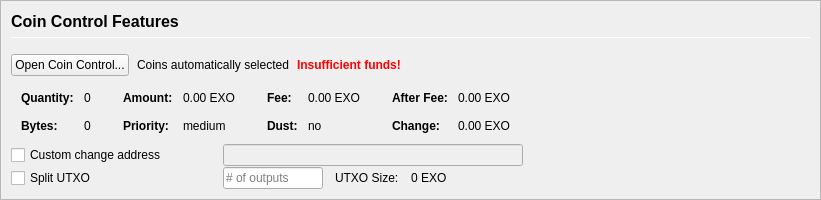
         <widget class="QFrame" name="frameCoinControl">
          <property name="sizePolicy">
           <sizepolicy hsizetype="Expanding" vsizetype="Expanding">
            <horstretch>0</horstretch>
            <verstretch>0</verstretch>
           </sizepolicy>
          </property>
          <property name="maximumSize">
           <size>
            <width>16777215</width>
            <height>16777215</height>
           </size>
          </property>
          <property name="frameShape">
           <enum>QFrame::StyledPanel</enum>
          </property>
          <property name="frameShadow">
           <enum>QFrame::Sunken</enum>
          </property>
          <layout class="QVBoxLayout" name="verticalLayoutCoinControl2">
           <property name="spacing">
            <number>0</number>
           </property>
           <property name="leftMargin">
            <number>0</number>
           </property>
           <property name="topMargin">
            <number>0</number>
           </property>
           <property name="rightMargin">
            <number>0</number>
           </property>
           <property name="bottomMargin">
            <number>0</number>
           </property>
           <item>
            <widget class="QFrame" name="frameCoinControl_BG">
             <layout class="QVBoxLayout" name="verticalLayoutCoinControl" stretch="0,0,0,0,0,0">
              <property name="spacing">
               <number>1</number>
              </property>
              <property name="leftMargin">
               <number>10</number>
              </property>
              <property name="topMargin">
               <number>10</number>
              </property>
              <item>
               <layout class="QHBoxLayout" name="horizontalLayoutCoinControl1">
                <property name="bottomMargin">
                 <number>15</number>
                </property>
                <item>
                 <layout class="QVBoxLayout" name="verticalLayout_3">
                  <property name="spacing">
                   <number>6</number>
                  </property>
                  <item>
                   <widget class="QLabel" name="labelCoinControlFeatures">
                    <property name="sizePolicy">
                     <sizepolicy hsizetype="Preferred" vsizetype="Maximum">
                      <horstretch>0</horstretch>
                      <verstretch>0</verstretch>
                     </sizepolicy>
                    </property>
                    <property name="minimumSize">
                     <size>
                      <width>0</width>
                      <height>20</height>
                     </size>
                    </property>
                    <property name="font">
                     <font>
                      <pointsize>12</pointsize>
                      <weight>75</weight>
                      <bold>true</bold>
                     </font>
                    </property>
                    <property name="styleSheet">
                     <string notr="true">font-weight:bold;</string>
                    </property>
                    <property name="text">
                     <string>Coin Control Features</string>
                    </property>
                   </widget>
                  </item>
                  <item>
                   <widget class="Line" name="line">
                    <property name="minimumSize">
                     <size>
                      <width>0</width>
                      <height>1</height>
                     </size>
                    </property>
                    <property name="maximumSize">
                     <size>
                      <width>16777215</width>
                      <height>1</height>
                     </size>
                    </property>
                    <property name="orientation">
                     <enum>Qt::Horizontal</enum>
                    </property>
                   </widget>
                  </item>
                 </layout>
                </item>
               </layout>
              </item>
              <item>
               <layout class="QHBoxLayout" name="horizontalLayoutCoinControl2" stretch="0,0,0,0">
                <property name="spacing">
                 <number>8</number>
                </property>
                <property name="bottomMargin">
                 <number>10</number>
                </property>
                <item>
                 <widget class="QPushButton" name="pushButtonCoinControl">
                  <property name="styleSheet">
                   <string notr="true"/>
                  </property>
                  <property name="text">
                   <string>Open Coin Control...</string>
                  </property>
                  <property name="autoDefault">
                   <bool>false</bool>
                  </property>
                 </widget>
                </item>
                <item>
                 <widget class="QLabel" name="labelCoinControlAutomaticallySelected">
                  <property name="text">
                   <string>Coins automatically selected</string>
                  </property>
                  <property name="margin">
                   <number>5</number>
                  </property>
                 </widget>
                </item>
                <item>
                 <widget class="QLabel" name="labelCoinControlInsuffFunds">
                  <property name="font">
                   <font>
                    <weight>75</weight>
                    <bold>true</bold>
                   </font>
                  </property>
                  <property name="styleSheet">
                   <string notr="true">color:red;font-weight:bold;</string>
                  </property>
                  <property name="text">
                   <string>Insufficient funds!</string>
                  </property>
                  <property name="margin">
                   <number>5</number>
                  </property>
                 </widget>
                </item>
                <item>
                 <spacer name="horizontalSpacerCoinControl">
                  <property name="orientation">
                   <enum>Qt::Horizontal</enum>
                  </property>
                  <property name="sizeHint" stdset="0">
                   <size>
                    <width>40</width>
                    <height>1</height>
                   </size>
                  </property>
                 </spacer>
                </item>
               </layout>
              </item>
              <item>
               <widget class="QWidget" name="widgetCoinControl" native="true">
                <property name="sizePolicy">
                 <sizepolicy hsizetype="Preferred" vsizetype="Preferred">
                  <horstretch>0</horstretch>
                  <verstretch>0</verstretch>
                 </sizepolicy>
                </property>
                <property name="minimumSize">
                 <size>
                  <width>0</width>
                  <height>0</height>
                 </size>
                </property>
                <property name="styleSheet">
                 <string notr="true"/>
                </property>
                <layout class="QHBoxLayout" name="horizontalLayoutCoinControl5">
                 <property name="leftMargin">
                  <number>0</number>
                 </property>
                 <property name="topMargin">
                  <number>0</number>
                 </property>
                 <property name="rightMargin">
                  <number>0</number>
                 </property>
                 <property name="bottomMargin">
                  <number>0</number>
                 </property>
                 <item>
                  <layout class="QHBoxLayout" name="horizontalLayoutCoinControl3" stretch="0,0,0,1">
                   <property name="spacing">
                    <number>20</number>
                   </property>
                   <property name="topMargin">
                    <number>0</number>
                   </property>
                   <property name="bottomMargin">
                    <number>10</number>
                   </property>
                   <item>
                    <layout class="QFormLayout" name="formLayoutCoinControl1">
                     <property name="horizontalSpacing">
                      <number>10</number>
                     </property>
                     <property name="verticalSpacing">
                      <number>14</number>
                     </property>
                     <property name="leftMargin">
                      <number>10</number>
                     </property>
                     <property name="topMargin">
                      <number>4</number>
                     </property>
                     <property name="rightMargin">
                      <number>6</number>
                     </property>
                     <item row="0" column="0">
                      <widget class="QLabel" name="labelCoinControlQuantityText">
                       <property name="font">
                        <font>
                         <weight>75</weight>
                         <bold>true</bold>
                        </font>
                       </property>
                       <property name="text">
                        <string>Quantity:</string>
                       </property>
                       <property name="margin">
                        <number>0</number>
                       </property>
                      </widget>
                     </item>
                     <item row="0" column="1">
                      <widget class="QLabel" name="labelCoinControlQuantity">
                       <property name="cursor">
                        <cursorShape>IBeamCursor</cursorShape>
                       </property>
                       <property name="contextMenuPolicy">
                        <enum>Qt::ActionsContextMenu</enum>
                       </property>
                       <property name="text">
                        <string notr="true">0</string>
                       </property>
                       <property name="margin">
                        <number>0</number>
                       </property>
                       <property name="textInteractionFlags">
                        <set>Qt::LinksAccessibleByMouse|Qt::TextSelectableByKeyboard|Qt::TextSelectableByMouse</set>
                       </property>
                      </widget>
                     </item>
                     <item row="1" column="0">
                      <widget class="QLabel" name="labelCoinControlBytesText">
                       <property name="font">
                        <font>
                         <weight>75</weight>
                         <bold>true</bold>
                        </font>
                       </property>
                       <property name="text">
                        <string>Bytes:</string>
                       </property>
                      </widget>
                     </item>
                     <item row="1" column="1">
                      <widget class="QLabel" name="labelCoinControlBytes">
                       <property name="cursor">
                        <cursorShape>IBeamCursor</cursorShape>
                       </property>
                       <property name="contextMenuPolicy">
                        <enum>Qt::ActionsContextMenu</enum>
                       </property>
                       <property name="text">
                        <string notr="true">0</string>
                       </property>
                       <property name="textInteractionFlags">
                        <set>Qt::LinksAccessibleByMouse|Qt::TextSelectableByKeyboard|Qt::TextSelectableByMouse</set>
                       </property>
                      </widget>
                     </item>
                    </layout>
                   </item>
                   <item>
                    <layout class="QFormLayout" name="formLayoutCoinControl2">
                     <property name="horizontalSpacing">
                      <number>10</number>
                     </property>
                     <property name="verticalSpacing">
                      <number>14</number>
                     </property>
                     <property name="leftMargin">
                      <number>6</number>
                     </property>
                     <property name="topMargin">
                      <number>4</number>
                     </property>
                     <property name="rightMargin">
                      <number>6</number>
                     </property>
                     <item row="0" column="0">
                      <widget class="QLabel" name="labelCoinControlAmountText">
                       <property name="font">
                        <font>
                         <weight>75</weight>
                         <bold>true</bold>
                        </font>
                       </property>
                       <property name="text">
                        <string>Amount:</string>
                       </property>
                       <property name="margin">
                        <number>0</number>
                       </property>
                      </widget>
                     </item>
                     <item row="0" column="1">
                      <widget class="QLabel" name="labelCoinControlAmount">
                       <property name="cursor">
                        <cursorShape>IBeamCursor</cursorShape>
                       </property>
                       <property name="contextMenuPolicy">
                        <enum>Qt::ActionsContextMenu</enum>
                       </property>
                       <property name="text">
                        <string notr="true">0.00 EXO</string>
                       </property>
                       <property name="textInteractionFlags">
                        <set>Qt::LinksAccessibleByMouse|Qt::TextSelectableByKeyboard|Qt::TextSelectableByMouse</set>
                       </property>
                      </widget>
                     </item>
                     <item row="1" column="0">
                      <widget class="QLabel" name="labelCoinControlPriorityText">
                       <property name="font">
                        <font>
                         <weight>75</weight>
                         <bold>true</bold>
                        </font>
                       </property>
                       <property name="text">
                        <string>Priority:</string>
                       </property>
                      </widget>
                     </item>
                     <item row="1" column="1">
                      <widget class="QLabel" name="labelCoinControlPriority">
                       <property name="cursor">
                        <cursorShape>IBeamCursor</cursorShape>
                       </property>
                       <property name="contextMenuPolicy">
                        <enum>Qt::ActionsContextMenu</enum>
                       </property>
                       <property name="text">
                        <string>medium</string>
                       </property>
                       <property name="textInteractionFlags">
                        <set>Qt::LinksAccessibleByMouse|Qt::TextSelectableByKeyboard|Qt::TextSelectableByMouse</set>
                       </property>
                      </widget>
                     </item>
                    </layout>
                   </item>
                   <item>
                    <layout class="QFormLayout" name="formLayoutCoinControl3">
                     <property name="horizontalSpacing">
                      <number>10</number>
                     </property>
                     <property name="verticalSpacing">
                      <number>14</number>
                     </property>
                     <property name="leftMargin">
                      <number>6</number>
                     </property>
                     <property name="topMargin">
                      <number>4</number>
                     </property>
                     <property name="rightMargin">
                      <number>6</number>
                     </property>
                     <item row="0" column="0">
                      <widget class="QLabel" name="labelCoinControlFeeText">
                       <property name="font">
                        <font>
                         <weight>75</weight>
                         <bold>true</bold>
                        </font>
                       </property>
                       <property name="text">
                        <string>Fee:</string>
                       </property>
                       <property name="margin">
                        <number>0</number>
                       </property>
                      </widget>
                     </item>
                     <item row="0" column="1">
                      <widget class="QLabel" name="labelCoinControlFee">
                       <property name="cursor">
                        <cursorShape>IBeamCursor</cursorShape>
                       </property>
                       <property name="contextMenuPolicy">
                        <enum>Qt::ActionsContextMenu</enum>
                       </property>
                       <property name="text">
                        <string notr="true">0.00 EXO</string>
                       </property>
                       <property name="textInteractionFlags">
                        <set>Qt::LinksAccessibleByMouse|Qt::TextSelectableByKeyboard|Qt::TextSelectableByMouse</set>
                       </property>
                      </widget>
                     </item>
                     <item row="1" column="0">
                      <widget class="QLabel" name="labelCoinControlLowOutputText">
                       <property name="font">
                        <font>
                         <weight>75</weight>
                         <bold>true</bold>
                        </font>
                       </property>
                       <property name="text">
                        <string>Dust:</string>
                       </property>
                      </widget>
                     </item>
                     <item row="1" column="1">
                      <widget class="QLabel" name="labelCoinControlLowOutput">
                       <property name="cursor">
                        <cursorShape>IBeamCursor</cursorShape>
                       </property>
                       <property name="contextMenuPolicy">
                        <enum>Qt::ActionsContextMenu</enum>
                       </property>
                       <property name="text">
                        <string>no</string>
                       </property>
                       <property name="textInteractionFlags">
                        <set>Qt::LinksAccessibleByMouse|Qt::TextSelectableByKeyboard|Qt::TextSelectableByMouse</set>
                       </property>
                      </widget>
                     </item>
                    </layout>
                   </item>
                   <item>
                    <layout class="QFormLayout" name="formLayoutCoinControl4">
                     <property name="horizontalSpacing">
                      <number>10</number>
                     </property>
                     <property name="verticalSpacing">
                      <number>14</number>
                     </property>
                     <property name="leftMargin">
                      <number>6</number>
                     </property>
                     <property name="topMargin">
                      <number>4</number>
                     </property>
                     <property name="rightMargin">
                      <number>6</number>
                     </property>
                     <item row="0" column="0">
                      <widget class="QLabel" name="labelCoinControlAfterFeeText">
                       <property name="font">
                        <font>
                         <weight>75</weight>
                         <bold>true</bold>
                        </font>
                       </property>
                       <property name="text">
                        <string>After Fee:</string>
                       </property>
                       <property name="margin">
                        <number>0</number>
                       </property>
                      </widget>
                     </item>
                     <item row="0" column="1">
                      <widget class="QLabel" name="labelCoinControlAfterFee">
                       <property name="cursor">
                        <cursorShape>IBeamCursor</cursorShape>
                       </property>
                       <property name="contextMenuPolicy">
                        <enum>Qt::ActionsContextMenu</enum>
                       </property>
                       <property name="text">
                        <string notr="true">0.00 EXO</string>
                       </property>
                       <property name="textInteractionFlags">
                        <set>Qt::LinksAccessibleByMouse|Qt::TextSelectableByKeyboard|Qt::TextSelectableByMouse</set>
                       </property>
                      </widget>
                     </item>
                     <item row="1" column="0">
                      <widget class="QLabel" name="labelCoinControlChangeText">
                       <property name="font">
                        <font>
                         <weight>75</weight>
                         <bold>true</bold>
                        </font>
                       </property>
                       <property name="text">
                        <string>Change:</string>
                       </property>
                      </widget>
                     </item>
                     <item row="1" column="1">
                      <widget class="QLabel" name="labelCoinControlChange">
                       <property name="cursor">
                        <cursorShape>IBeamCursor</cursorShape>
                       </property>
                       <property name="contextMenuPolicy">
                        <enum>Qt::ActionsContextMenu</enum>
                       </property>
                       <property name="text">
                        <string notr="true">0.00 EXO</string>
                       </property>
                       <property name="textInteractionFlags">
                        <set>Qt::LinksAccessibleByMouse|Qt::TextSelectableByKeyboard|Qt::TextSelectableByMouse</set>
                       </property>
                      </widget>
                     </item>
                    </layout>
                   </item>
                  </layout>
                 </item>
                </layout>
               </widget>
              </item>
              <item>
               <layout class="QHBoxLayout" name="horizontalLayoutCoinControl4">
                <property name="spacing">
                 <number>12</number>
                </property>
                <property name="sizeConstraint">
                 <enum>QLayout::SetDefaultConstraint</enum>
                </property>
                <property name="topMargin">
                 <number>0</number>
                </property>
                <property name="rightMargin">
                 <number>0</number>
                </property>
                <item>
                 <widget class="QCheckBox" name="checkBoxCoinControlChange">
                  <property name="sizePolicy">
                   <sizepolicy hsizetype="Preferred" vsizetype="Preferred">
                    <horstretch>0</horstretch>
                    <verstretch>0</verstretch>
                   </sizepolicy>
                  </property>
                  <property name="minimumSize">
                   <size>
                    <width>200</width>
                    <height>0</height>
                   </size>
                  </property>
                  <property name="maximumSize">
                   <size>
                    <width>200</width>
                    <height>16777215</height>
                   </size>
                  </property>
                  <property name="toolTip">
                   <string>If this is activated, but the change address is empty or invalid, change will be sent to a newly generated address.</string>
                  </property>
                  <property name="text">
                   <string>Custom change address</string>
                  </property>
                 </widget>
                </item>
                <item>
                 <widget class="QValidatedLineEdit" name="lineEditCoinControlChange">
                  <property name="enabled">
                   <bool>false</bool>
                  </property>
                  <property name="sizePolicy">
                   <sizepolicy hsizetype="Preferred" vsizetype="Preferred">
                    <horstretch>0</horstretch>
                    <verstretch>0</verstretch>
                   </sizepolicy>
                  </property>
                  <property name="minimumSize">
                   <size>
                    <width>300</width>
                    <height>0</height>
                   </size>
                  </property>
                 </widget>
                </item>
                <item>
                 <widget class="QLabel" name="labelCoinControlChangeLabel">
                  <property name="sizePolicy">
                   <sizepolicy hsizetype="Preferred" vsizetype="Preferred">
                    <horstretch>0</horstretch>
                    <verstretch>0</verstretch>
                   </sizepolicy>
                  </property>
                  <property name="minimumSize">
                   <size>
                    <width>100</width>
                    <height>0</height>
                   </size>
                  </property>
                  <property name="text">
                   <string/>
                  </property>
                  <property name="margin">
                   <number>3</number>
                  </property>
                 </widget>
                </item>
               </layout>
              </item>
              <item>
               <layout class="QHBoxLayout" name="horizontalLayoutCoinControl6">
                <property name="spacing">
                 <number>12</number>
                </property>
                <property name="rightMargin">
                 <number>0</number>
                </property>
                <item>
                 <widget class="QCheckBox" name="splitBlockCheckBox">
                  <property name="sizePolicy">
                   <sizepolicy hsizetype="Preferred" vsizetype="Preferred">
                    <horstretch>0</horstretch>
                    <verstretch>0</verstretch>
                   </sizepolicy>
                  </property>
                  <property name="minimumSize">
                   <size>
                    <width>200</width>
                    <height>0</height>
                   </size>
                  </property>
                  <property name="maximumSize">
                   <size>
                    <width>200</width>
                    <height>16777215</height>
                   </size>
                  </property>
                  <property name="text">
                   <string>Split UTXO</string>
                  </property>
                 </widget>
                </item>
                <item>
                 <widget class="QLineEdit" name="splitBlockLineEdit">
                  <property name="sizePolicy">
                   <sizepolicy hsizetype="Preferred" vsizetype="Preferred">
                    <horstretch>50</horstretch>
                    <verstretch>0</verstretch>
                   </sizepolicy>
                  </property>
                  <property name="minimumSize">
                   <size>
                    <width>100</width>
                    <height>0</height>
                   </size>
                  </property>
                  <property name="maximumSize">
                   <size>
                    <width>100</width>
                    <height>16777215</height>
                   </size>
                  </property>
                  <property name="placeholderText">
                   <string># of outputs</string>
                  </property>
                 </widget>
                </item>
                <item>
                 <widget class="QLabel" name="labelBlockSizeText">
                  <property name="text">
                   <string>UTXO Size:</string>
                  </property>
                 </widget>
                </item>
                <item>
                 <widget class="QLabel" name="labelBlockSize">
                  <property name="text">
                   <string>0 EXO</string>
                  </property>
                 </widget>
                </item>
                <item>
                 <spacer name="horizontalSpacer_7">
                  <property name="orientation">
                   <enum>Qt::Horizontal</enum>
                  </property>
                  <property name="sizeHint" stdset="0">
                   <size>
                    <width>40</width>
                    <height>20</height>
                   </size>
                  </property>
                 </spacer>
                </item>
               </layout>
              </item>
              <item>
               <spacer name="verticalSpacerCoinControl">
                <property name="orientation">
                 <enum>Qt::Vertical</enum>
                </property>
                <property name="sizeHint" stdset="0">
                 <size>
                  <width>800</width>
                  <height>1</height>
                 </size>
                </property>
               </spacer>
              </item>
             </layout>
            </widget>
           </item>
          </layout>
         </widget>
